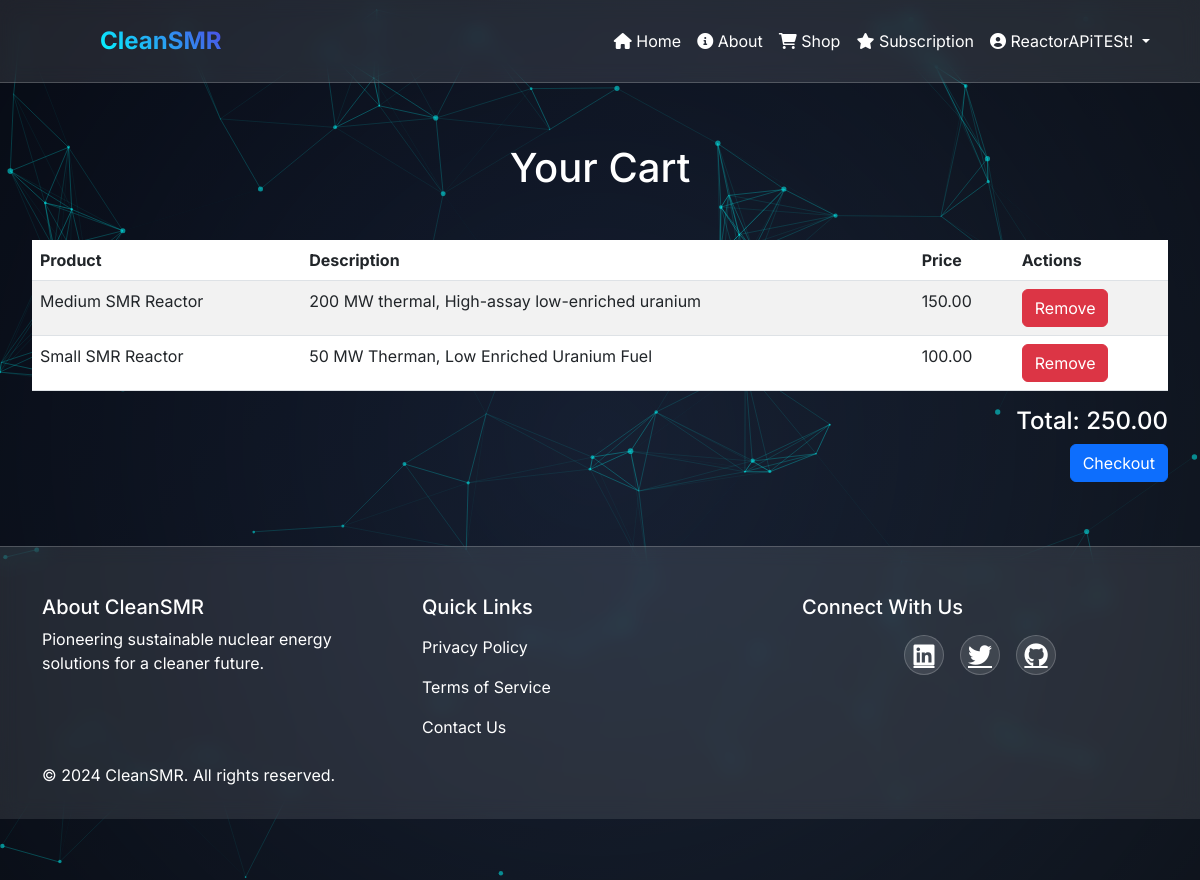
The page /website/cart/ (signed in) on the database its author committed.
### website/models.py (models this page shows, shortened)
class User(AbstractBaseUser, PermissionsMixin):
    email = models.EmailField(unique=True)
    username = models.CharField(max_length=100, unique=True)
    phone = models.CharField(max_length=15, unique=True)
    is_active = models.BooleanField(default=True)
    is_staff = models.BooleanField(default=False)
    date_joined = models.DateTimeField(default=timezone.now)
    last_login = models.DateTimeField(blank=True, null=True)
    two_factor_enabled = models.BooleanField(default=False)
    two_factor_secret = models.CharField(max_length=32, blank=True, null=True)
    objects = CustomUserManager()
    USERNAME_FIELD = 'username'
    EMAIL_FIELD = 'email'
    REQUIRED_FIELDS = ['email', 'phone']
    class Meta:
        verbose_name = 'User'
        verbose_name_plural = 'Users'

class Reactor(models.Model):
    user = models.OneToOneField(User, on_delete=models.CASCADE, null=True)
    name = models.CharField(max_length=100)
    description = models.TextField()
    price = models.DecimalField(max_digits=10, decimal_places=2)
    stripe_product_id = models.CharField(max_length=100, blank=True, null=True)

### website/views.py (the view)
# urls.py: path('cart/', views.cart_view, name='cart-view'),
@login_required
def cart_view(request):
    cart, created = Cart.objects.get_or_create(user=request.user)
    cart_items = cart.items.all()
    total_price = sum(item.price for item in cart_items)
    return render(request, 'shop/cart.html', {
        'cart_items': cart_items,
        'total_price': total_price,
    })

### website/templates/shop/cart.html (shortened to what this page needs)
{% extends 'base.html' %}
{% load static %}
{% block content %}
<div class="cart-container">
    <h1 class="text-center mb-5">Your Cart</h1>
    {% if cart_items %}
    <table class="table table-striped">
        <thead>
            <tr>
                <th scope="col">Product</th>
                <th scope="col">Description</th>
                <th scope="col">Price</th>
                <th scope="col">Actions</th>
            </tr>
        </thead>
        <tbody>
            {% for item in cart_items %}
            <tr>
                <td>{{ item.name }}</td>
                <td>{{ item.description }}</td>
                <td>{{ item.price }}</td>
                <td>
                    <form method="POST" action="{% url 'remove-from-cart' item.id %}">
                        <button type="submit" class="btn btn-danger">Remove</button>
                    </form>
                </td>
            </tr>
            {% endfor %}
        </tbody>
    </table>
    <div class="text-end">
        <h4>Total: {{ total_price }}</h4>
        <a href="{% url 'create-checkout-session-purchase' %}" class="btn btn-primary">Checkout</a>
    </div>
    {% else %}
    <p class="text-center">Your cart is empty. Start shopping now!</p>
    {% endif %}
</div>
{% endblock %}

### website/templates/base.html (shortened to what this page needs)
{% load static %}
<!DOCTYPE html>
<html lang="en">
<head>
    <link rel="stylesheet" href="https://cdnjs.cloudflare.com/ajax/libs/font-awesome/6.0.0/css/all.min.css">
    <link href="https://cdn.jsdelivr.net/npm/bootstrap@5.3.0/dist/css/bootstrap.min.css" rel="stylesheet">
    <link href="https://unpkg.com/aos@2.3.1/dist/aos.css" rel="stylesheet">
    <link rel="stylesheet" href="{% static 'css/styles.css' %}">
    <link rel="stylesheet" href="{% static 'css/about.css' %}">
</head>
<body>
    <div id="particles-js"></div>
    <header class="glass-nav">
        <div class="container">
            <nav class="navbar navbar-expand-lg">
                <div class="navbar-brand" data-aos="fade-right">
                    <img src="{% static 'images/logo.png' %}" alt="CleanSMR" class="logo">
                    <span class="brand-text">CleanSMR</span>
                </div>
                <div class="collapse navbar-collapse" id="navbarNav">
                    <ul class="navbar-nav ms-auto">
                        <li class="nav-item" data-aos="fade-down" data-aos-delay="100">
                            <a class="nav-link hover-underline" href="{% url 'index' %}">
                                <i class="fas fa-home"></i> Home
                            </a>
                        </li>
                        <li class="nav-item" data-aos="fade-down" data-aos-delay="200">
                            <a class="nav-link hover-underline" href="{% url 'about' %}">
                                <i class="fas fa-info-circle"></i> About
                            </a>
                        </li>
                        <li class="nav-item" data-aos="fade-down" data-aos-delay="300">
                            <a class="nav-link hover-underline" href="{% url 'shop' %}">
                                <i class="fas fa-shopping-cart"></i> Shop
                            </a>
                        </li>
                        <li class="nav-item" data-aos="fade-down" data-aos-delay="400">
                            <a class="nav-link hover-underline" href="{% url 'subscription' %}">
                                <i class="fas fa-star"></i> Subscription
                            </a>
                        </li>
                        {% if user.is_authenticated %}
                        <li class="nav-item dropdown" data-aos="fade-down" data-aos-delay="500">
                            <a class="nav-link dropdown-toggle" href="#" id="navbarDropdown" role="button" data-bs-toggle="dropdown" aria-expanded="false">
                                <i class="fas fa-user-circle"></i> {{ user.username }}
                            </a>
                                </a></li>
                            </ul>
                        {% endif %}
                </div>
            </nav>
        </div>
    </header>
    <main class="main-content">
        {% block content %}{% endblock %}
    </main>
    <footer class="glass-footer">
        <div class="container">
            <div class="row">
                <div class="col-md-4" data-aos="fade-up">
                    <h5>About CleanSMR</h5>
                    <p>Pioneering sustainable nuclear energy solutions for a cleaner future.</p>
                </div>
                <div class="col-md-4" data-aos="fade-up" data-aos-delay="100">
                    <h5>Quick Links</h5>
                    <ul class="footer-links">
                        <li><a href="{% url 'index' %}">Privacy Policy</a></li>
                        <li><a href="{% url 'index' %}">Terms of Service</a></li>
                        <li><a href="{% url 'index' %}">Contact Us</a></li>
                    </ul>
                </div>
                <div class="col-md-4" data-aos="fade-up" data-aos-delay="200">
                    <h5>Connect With Us</h5>
                    <div class="social-links">
                        <a href="#" class="social-link"><i class="fab fa-linkedin"></i></a>
                        <a href="#" class="social-link"><i class="fab fa-twitter"></i></a>
                        <a href="#" class="social-link"><i class="fab fa-github"></i></a>
                    </div>
                </div>
            </div>
            <div class="footer-bottom">
                <p>&copy; 2024 CleanSMR. All rights reserved.</p>
            </div>
        </div>
    </footer>
</body>
</html>

### website/static/css/styles.css (style rules this page uses)
:root { --primary: #00ffff; --secondary: #4f46e5; --dark: rgb(15, 23, 42); --light: #ffffff; --glass: rgba(255, 255, 255, 0.1); --glass-border: rgba(255, 255, 255, 0.2); --transition: all 0.3s ease; }
html { scroll-behavior: smooth; scroll-padding-top: 80px; }
body { font-family: 'Inter', sans-serif; background: linear-gradient(135deg, var(--dark), #1e293b); color: var(--light); min-height: 100vh; position: relative; overflow-x: hidden; margin: 0; }
#particles-js { position: fixed; width: 100%; height: 100%; top: 0; left: 0; z-index: 0; }
.glass-nav { background: var(--glass); backdrop-filter: blur(10px); -webkit-backdrop-filter: blur(10px); border-bottom: 1px solid var(--glass-border); position: fixed; width: 100%; top: 0; z-index: 1000; transition: var(--transition); padding: 0.5rem 0; }
.navbar-brand { display: flex; align-items: center; gap: 1rem; }
.logo { height: 40px; width: auto; transition: transform 0.3s ease; }
.brand-text { font-size: 1.5rem; font-weight: 700; background: linear-gradient(45deg, var(--primary), var(--secondary)); -webkit-background-clip: text; background-clip: text; -webkit-text-fill-color: transparent; }
.nav-link { color: var(--light) !important; position: relative; padding: 0.5rem 1rem; transition: var(--transition); }
.hover-underline::after { content: ''; position: absolute; width: 0; height: 2px; bottom: 0; left: 50%; background: var(--primary); transition: var(--transition); }
.main-content { margin-top: 80px; padding: 2rem 0; min-height: calc(100vh - 80px - 300px); position: relative; z-index: 1; }
.glass-footer { background: var(--glass); backdrop-filter: blur(10px); border-top: 1px solid var(--glass-border); padding: 3rem 0 1rem; position: relative; z-index: 1; }
.footer-links { list-style: none; padding: 0; }
.footer-links a { color: var(--light); text-decoration: none; transition: var(--transition); display: block; padding: 0.5rem 0; }
.social-links { display: flex; gap: 1rem; }
.social-link { color: var(--light); font-size: 1.5rem; transition: var(--transition); width: 40px; height: 40px; display: flex; align-items: center; justify-content: center; border-radius: 50%; background: var(--glass); border: 1px solid var(--glass-border); }

### website/static/css/about.css (style rules this page uses)
.social-links { display: flex; justify-content: center; gap: 1rem; margin-top: 1rem; }

### website/templates/shop/cart.html (style rules this page uses)
.cart-container { padding: 2rem; }

### rows shown on the page
User: username "ReactorAPiTESt!"
Reactor: name "Medium SMR Reactor", description "200 MW thermal, High-assay low-enriched uranium", price "150.00"
Reactor: name "Small SMR Reactor", description "50 MW Therman, Low Enriched Uranium Fuel", price "100.00"

### other values the page prints
{{ total_price }} "250.00"
